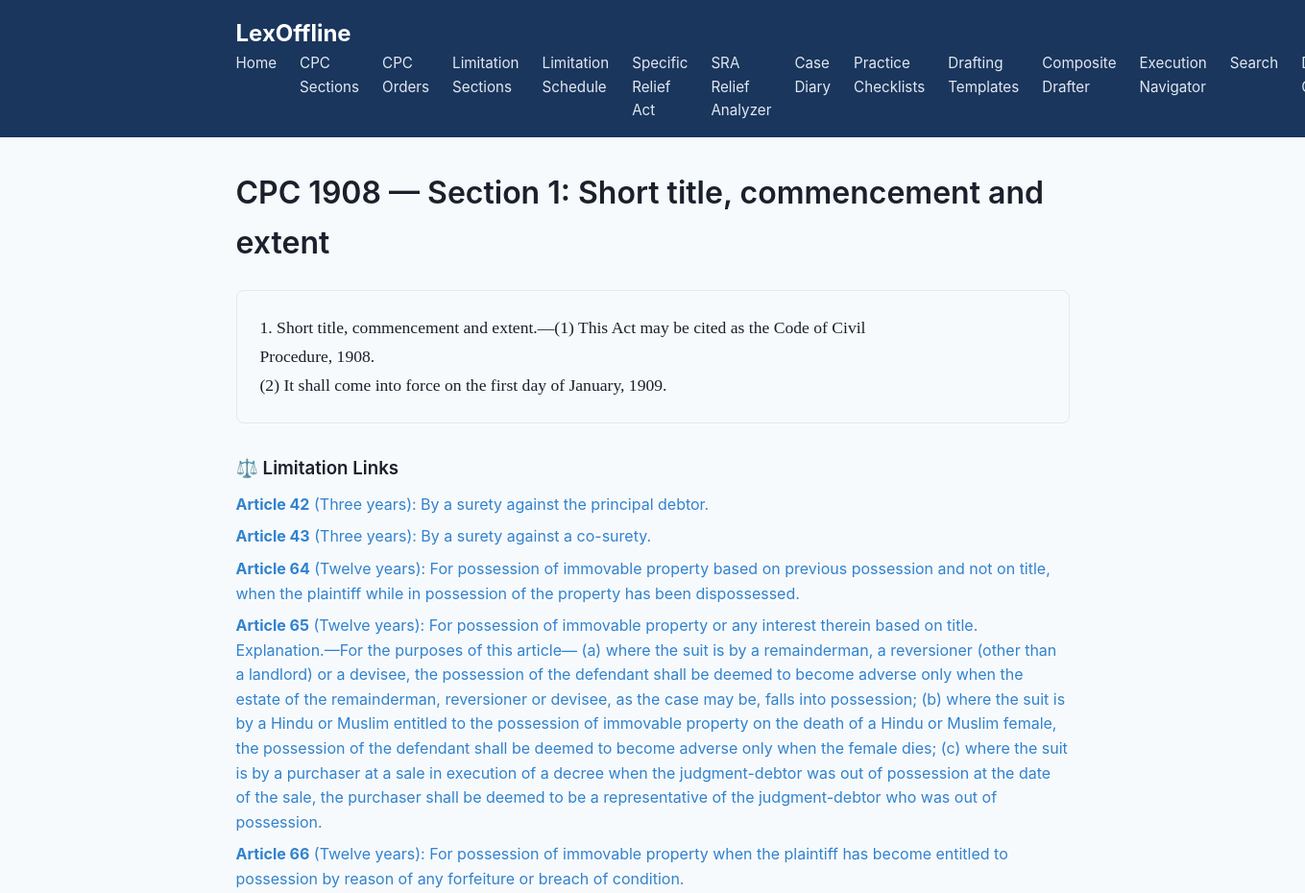
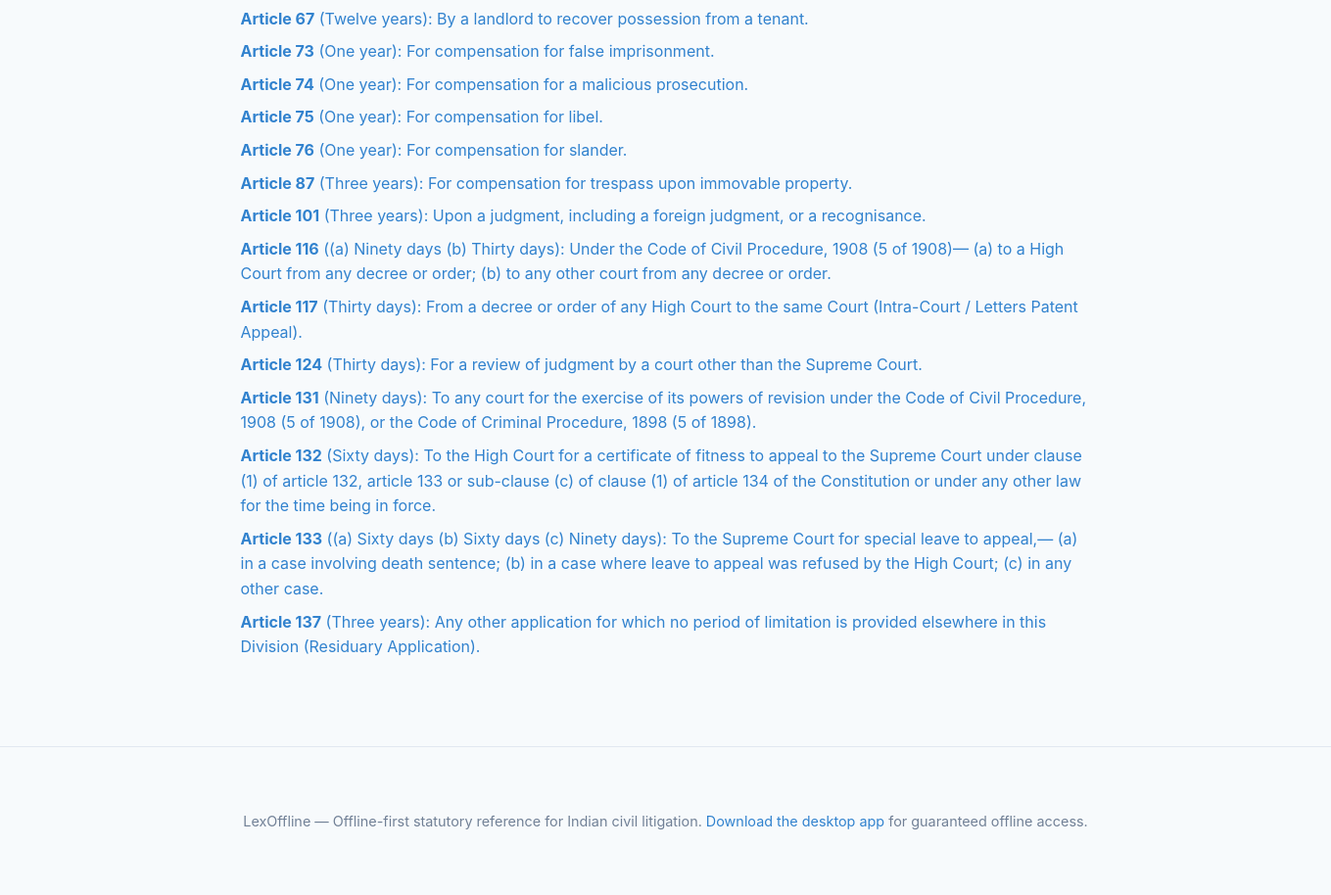
/cpc/section/1, run on the app's committed database (2 pictures, top to bottom).
### tables this page shows
CREATE TABLE sections (
        id INTEGER PRIMARY KEY,
        section_no TEXT NOT NULL,
        title TEXT,
        part TEXT,
        text TEXT,
        state_amendments TEXT
    );

CREATE TABLE limitation_articles (
        id INTEGER PRIMARY KEY,
        article_no TEXT NOT NULL,
        division TEXT NOT NULL,
        part TEXT NOT NULL,
        description TEXT NOT NULL,
        period TEXT NOT NULL,
        time_begins TEXT NOT NULL,
        cpc_ref TEXT
    );

### web/app.py (the view)
@app.route('/cpc/section/<int:id>')
def cpc_section(id):
    db = get_db()
    row = db.get_section(id)
    if not row:
        abort(404)
    section = row_to_dict(row)
    text = section['text']
    refs = extract_refs(text, self_kind='section', self_ref=section['section_no'])
    xrefs = resolve_refs(db, refs)
    limitation_links = rows_to_dicts(
        db.find_articles_for_cpc(f"Section {section['section_no']}")
    )
    sa_blob = section.get('state_amendments') or ''
    available_states = states_present(sa_blob)
    selected_state = request.args.get('state')
    state_text = text_for_state(sa_blob, selected_state) if selected_state else ''
    title = f"CPC 1908 — Section {section['section_no']}: {section['title']}"
    return render_template('provision.html',
                           title=title,
                           body=text,
                           kind='section',
                           ref_id=id,
                           available_states=available_states,
                           selected_state=selected_state,
                           state_text=state_text,
                           xrefs=xrefs,
                           limitation_links=limitation_links)

### web/app.py (called while the page is built)
def get_db():
    db = getattr(g, '_database', None)
    if db is None:
        db = g._database = ActDatabase(DATABASE)
    return db

@app.teardown_appcontext
def close_connection(exception):
    db = getattr(g, '_database', None)
    if db is not None:
        db.close()

def row_to_dict(row):
    return dict(row) if row else None

def rows_to_dicts(rows):
    return [dict(r) for r in rows] if rows else []

### web/templates/provision.html (shortened to what this page needs)
{% extends "base.html" %}
{% block content %}
<div class="provision-header">
    <h1>{{ title }}</h1>
</div>
<div class="provision-body panel">
    <pre>{{ body }}</pre>
</div>
{% if limitation_links %}
<div class="limitation-links section-block">
    <h3>⚖️ Limitation Links</h3>
    <ul class="limitation-list">
        {% for link in limitation_links %}
        <li>
            <a href="/limitation/article/{{ link.id }}">
                <strong>Article {{ link.article_no }}</strong> ({{ link.period }}): {{ link.description }}
            </a>
        </li>
        {% endfor %}
    </ul>
</div>
{% endif %}
{% endblock %}

### web/static/style.css (style rules this page uses)
* { box-sizing: border-box; margin: 0; padding: 0; }
body { font-family: -apple-system, BlinkMacSystemFont, "Segoe UI", Roboto, Helvetica, Arial, sans-serif; line-height: 1.6; color: #2d3748; background-color: #f7fafc; }
h1, h2, h3, h4 { margin-bottom: 0.5em; color: #1a202c; font-weight: 600; }
a { color: #3182ce; text-decoration: none; }
.provision-header { margin-bottom: 1.5rem; }
.panel { background: #f7fafc; border: 1px solid #e2e8f0; border-radius: 8px; padding: 1.5rem; margin-bottom: 2rem; }
.provision-body pre { font-family: Georgia, "Times New Roman", serif; font-size: 1.1rem; white-space: pre-wrap; word-wrap: break-word; color: #1a202c; line-height: 1.7; }
.section-block { margin-top: 2rem; }
.xref-list, .limitation-list { list-style: none; }
.xref-list li, .limitation-list li { margin-bottom: 0.5rem; }

### data on the page
sections: text "1. Short title, commencement and extent.—(1) This Act may be cited as the Code of Civil Procedure, 1908. (2) It shall come into force on the first day of January, 1909."
limitation_articles: article_no "42", period "Three years", description "By a surety against the principal debtor."
limitation_articles: article_no "43", period "Three years", description "By a surety against a co-surety."
limitation_articles: article_no "64", period "Twelve years", description "For possession of immovable property based on previous possession and not on title, when the plaintiff while in possession of the property has been dispossessed."
limitation_articles: article_no "65", period "Twelve years", description "For possession of immovable property or any interest therein based on title. Explanation.—For the purposes of this article— (a) where the suit is by a remainderman, a reversioner (other than a landlord) or a devisee, the possession of the defendant shall be deemed to become adverse only when the estate of the remainderman, reversioner or devisee, as the case may be, falls into possession; (b) where the suit is by a Hindu or Muslim entitled to the possession of immovable property on the death of a Hindu or Muslim female, the possession of the defendant shall be deemed to become adverse only when the female dies; (c) where the suit is by a purchaser at a sale in execution of a decree when the…"
limitation_articles: article_no "66", period "Twelve years", description "For possession of immovable property when the plaintiff has become entitled to possession by reason of any forfeiture or breach of condition."
limitation_articles: article_no "67", period "Twelve years", description "By a landlord to recover possession from a tenant."
limitation_articles: article_no "73", period "One year", description "For compensation for false imprisonment."
limitation_articles: article_no "74", period "One year", description "For compensation for a malicious prosecution."
limitation_articles: article_no "75", period "One year", description "For compensation for libel."
limitation_articles: article_no "76", period "One year", description "For compensation for slander."
limitation_articles: article_no "87", period "Three years", description "For compensation for trespass upon immovable property."
limitation_articles: article_no "101", period "Three years", description "Upon a judgment, including a foreign judgment, or a recognisance."
limitation_articles: article_no "116", period "(a) Ninety days (b) Thirty days", description "Under the Code of Civil Procedure, 1908 (5 of 1908)— (a) to a High Court from any decree or order; (b) to any other court from any decree or order."
limitation_articles: article_no "117", period "Thirty days", description "From a decree or order of any High Court to the same Court (Intra-Court / Letters Patent Appeal)."
limitation_articles: article_no "124", period "Thirty days", description "For a review of judgment by a court other than the Supreme Court."
limitation_articles: article_no "131", period "Ninety days", description "To any court for the exercise of its powers of revision under the Code of Civil Procedure, 1908 (5 of 1908), or the Code of Criminal Procedure, 1898 (5 of 1898)."
limitation_articles: article_no "132", period "Sixty days", description "To the High Court for a certificate of fitness to appeal to the Supreme Court under clause (1) of article 132, article 133 or sub-clause (c) of clause (1) of article 134 of the Constitution or under any other law for the time being in force."
limitation_articles: article_no "133", period "(a) Sixty days (b) Sixty days (c) Ninety days", description "To the Supreme Court for special leave to appeal,— (a) in a case involving death sentence; (b) in a case where leave to appeal was refused by the High Court; (c) in any other case."
limitation_articles: article_no "137", period "Three years", description "Any other application for which no period of limitation is provided elsewhere in this Division (Residuary Application)."

### other printed values
{{ title }} "CPC 1908 — Section 1: Short title, commencement and extent"
